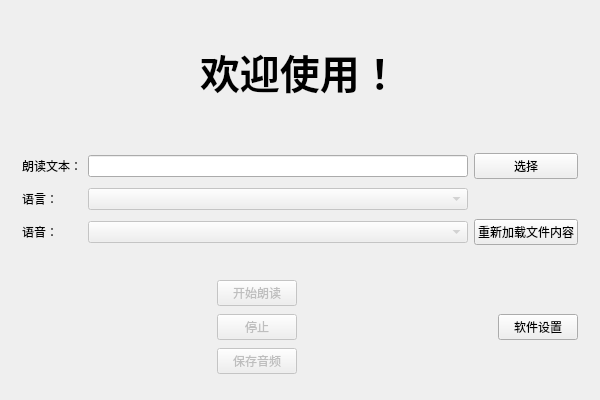
<?xml version="1.0" encoding="UTF-8"?>
<ui version="4.0">
 <class>AzureSpeakerGUIClass</class>
 <widget class="QMainWindow" name="AzureSpeakerGUIClass">
  <property name="geometry">
   <rect>
    <x>0</x>
    <y>0</y>
    <width>600</width>
    <height>400</height>
   </rect>
  </property>
  <property name="windowTitle">
   <string>AzureSpeakerGUI</string>
  </property>
  <widget class="QWidget" name="centralWidget">
   <layout class="QGridLayout" name="gridLayout">
    <item row="0" column="0" alignment="Qt::AlignHCenter|Qt::AlignVCenter">
     <widget class="QLabel" name="Welcome">
      <property name="font">
       <font>
        <pointsize>30</pointsize>
        <bold>true</bold>
       </font>
      </property>
      <property name="text">
       <string>欢迎使用！</string>
      </property>
      <property name="alignment">
       <set>Qt::AlignLeading|Qt::AlignLeft|Qt::AlignTop</set>
      </property>
      <property name="wordWrap">
       <bool>false</bool>
      </property>
     </widget>
    </item>
    <item row="2" column="0">
     <widget class="QWidget" name="widget_3" native="true">
      <layout class="QGridLayout" name="gridLayout_2">
       <item row="3" column="0">
        <widget class="QLabel" name="SelectLanguage">
         <property name="text">
          <string>语言：</string>
         </property>
        </widget>
       </item>
       <item row="4" column="1">
        <widget class="QComboBox" name="VoiceName">
         <property name="enabled">
          <bool>false</bool>
         </property>
        </widget>
       </item>
       <item row="4" column="0">
        <widget class="QLabel" name="SelectVoice">
         <property name="text">
          <string>语音：</string>
         </property>
        </widget>
       </item>
       <item row="0" column="0">
        <widget class="QLabel" name="SelectFile">
         <property name="text">
          <string>朗读文本：</string>
         </property>
        </widget>
       </item>
       <item row="3" column="1">
        <widget class="QComboBox" name="VoiceLanguage">
         <property name="enabled">
          <bool>false</bool>
         </property>
         <property name="sizePolicy">
          <sizepolicy hsizetype="Preferred" vsizetype="Fixed">
           <horstretch>0</horstretch>
           <verstretch>0</verstretch>
          </sizepolicy>
         </property>
         <property name="sizeAdjustPolicy">
          <enum>QComboBox::AdjustToContents</enum>
         </property>
        </widget>
       </item>
       <item row="4" column="2">
        <widget class="QPushButton" name="Reload">
         <property name="text">
          <string>重新加载文件内容</string>
         </property>
        </widget>
       </item>
       <item row="0" column="1">
        <widget class="QLineEdit" name="FilePath">
         <property name="enabled">
          <bool>true</bool>
         </property>
         <property name="focusPolicy">
          <enum>Qt::NoFocus</enum>
         </property>
        </widget>
       </item>
       <item row="0" column="2">
        <widget class="QPushButton" name="SelectButton">
         <property name="text">
          <string>选择</string>
         </property>
        </widget>
       </item>
      </layout>
     </widget>
    </item>
    <item row="3" column="0">
     <widget class="QWidget" name="widget_2" native="true">
      <layout class="QGridLayout" name="gridLayout_3">
       <item row="0" column="1">
        <widget class="QPushButton" name="Start">
         <property name="enabled">
          <bool>false</bool>
         </property>
         <property name="text">
          <string>开始朗读</string>
         </property>
        </widget>
       </item>
       <item row="1" column="0">
        <spacer name="horizontalSpacer">
         <property name="orientation">
          <enum>Qt::Horizontal</enum>
         </property>
         <property name="sizeHint" stdset="0">
          <size>
           <width>195</width>
           <height>20</height>
          </size>
         </property>
        </spacer>
       </item>
       <item row="1" column="1">
        <widget class="QPushButton" name="Stop">
         <property name="enabled">
          <bool>false</bool>
         </property>
         <property name="text">
          <string>停止</string>
         </property>
        </widget>
       </item>
       <item row="1" column="2">
        <spacer name="horizontalSpacer_2">
         <property name="orientation">
          <enum>Qt::Horizontal</enum>
         </property>
         <property name="sizeHint" stdset="0">
          <size>
           <width>195</width>
           <height>20</height>
          </size>
         </property>
        </spacer>
       </item>
       <item row="1" column="3">
        <widget class="QPushButton" name="Settings">
         <property name="text">
          <string>软件设置</string>
         </property>
        </widget>
       </item>
       <item row="2" column="1">
        <widget class="QPushButton" name="SaveAudioFileButton">
         <property name="enabled">
          <bool>false</bool>
         </property>
         <property name="text">
          <string>保存音频</string>
         </property>
        </widget>
       </item>
      </layout>
     </widget>
    </item>
   </layout>
  </widget>
 </widget>
 <layoutdefault spacing="6" margin="11"/>
 <resources>
  <include location="AzureSpeakerGUI.qrc"/>
 </resources>
 <connections/>
</ui>
